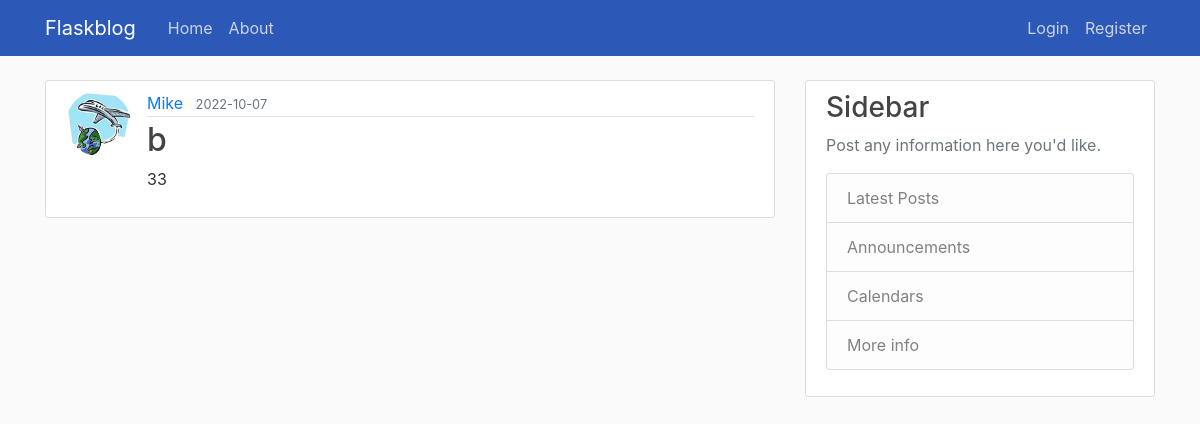
/post/12, run on an earlier commit of the app's database.
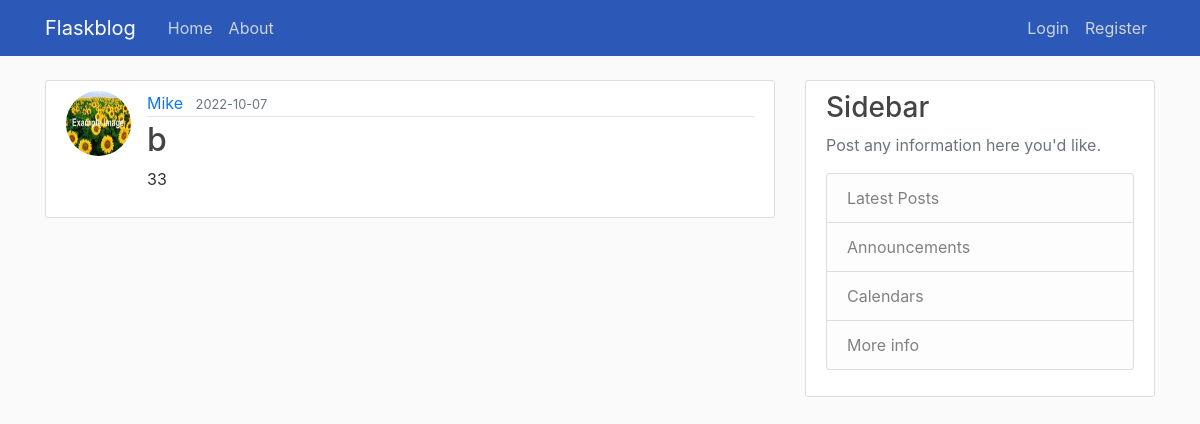
And on a later commit of the database.
### flaskblog/models.py (models this page shows, shortened)
class User(db.Model, UserMixin):
    id = db.Column(db.Integer, primary_key=True)
    username = db.Column(db.String(20), unique=True, nullable=False)
    email = db.Column(db.String(120), unique=True, nullable=False)
    image_file = db.Column(db.String(20), nullable=False, default='default.jpg')
    password = db.Column(db.String(60), nullable=False)
    posts = db.relationship('Post', backref='author', lazy=True)

### flaskblog/posts/routes.py (the view)
@bp.route("/post/<int:post_id>")
def post(post_id):
    post = Post.query.get_or_404(post_id)
    return render_template('post.html', post=post)

### flaskblog/templates/post.html (shortened to what this page needs)
{% extends "layout.html" %}
{% block content %}
    <article class="media content-section">
        <img class="rounded-circle article-img" src="{{ url_for('static', filename='profile_pics/' + post.author.image_file) }}">
        <div class="media-body">
            <div class="article-metadata">
                <a class="mr-2" href="{{ url_for('users.user_posts', username=post.author.username) }}">{{ post.author.username }}</a>
                <small class="text-muted">{{ post.date.strftime('%Y-%m-%d') }}</small>
            </div>
            <h2 class="article-title">{{ post.title }}</h2>
            <p class="article-content">{{ post.body }}</p>
        </div>
    </article>
{% endblock content %}

What changed in the data, as far as the page shows it:
changed User "Mike": image_file: a different picture
